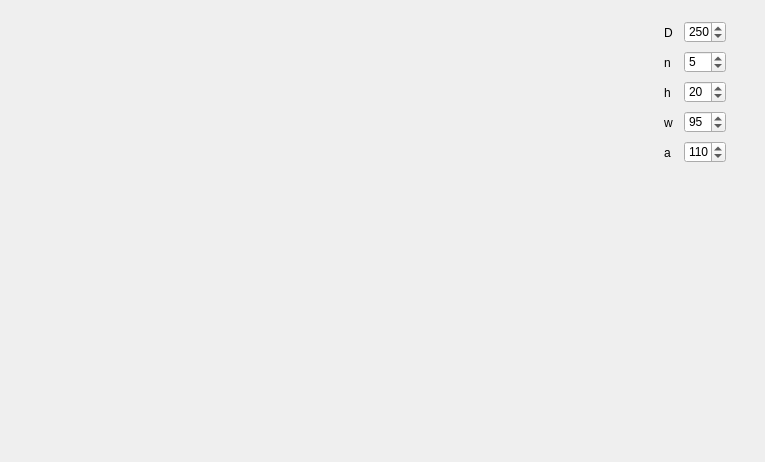
<?xml version="1.0" encoding="UTF-8"?>
<ui version="4.0">
 <class>MainWindow</class>
 <widget class="QMainWindow" name="MainWindow">
  <property name="geometry">
   <rect>
    <x>0</x>
    <y>0</y>
    <width>765</width>
    <height>462</height>
   </rect>
  </property>
  <property name="windowTitle">
   <string>MainWindow</string>
  </property>
  <widget class="QWidget" name="centralWidget">
   <layout class="QHBoxLayout" name="horizontalLayout">
    <item>
     <widget class="Canvas" name="canvas" native="true">
      <property name="palette">
       <palette>
        <active>
         <colorrole role="Button">
          <brush brushstyle="SolidPattern">
           <color alpha="255">
            <red>255</red>
            <green>255</green>
            <blue>255</blue>
           </color>
          </brush>
         </colorrole>
         <colorrole role="Midlight">
          <brush brushstyle="SolidPattern">
           <color alpha="255">
            <red>255</red>
            <green>255</green>
            <blue>255</blue>
           </color>
          </brush>
         </colorrole>
         <colorrole role="Base">
          <brush brushstyle="SolidPattern">
           <color alpha="255">
            <red>255</red>
            <green>255</green>
            <blue>255</blue>
           </color>
          </brush>
         </colorrole>
         <colorrole role="Window">
          <brush brushstyle="SolidPattern">
           <color alpha="255">
            <red>255</red>
            <green>255</green>
            <blue>255</blue>
           </color>
          </brush>
         </colorrole>
         <colorrole role="AlternateBase">
          <brush brushstyle="SolidPattern">
           <color alpha="255">
            <red>255</red>
            <green>255</green>
            <blue>255</blue>
           </color>
          </brush>
         </colorrole>
        </active>
        <inactive>
         <colorrole role="Button">
          <brush brushstyle="SolidPattern">
           <color alpha="255">
            <red>255</red>
            <green>255</green>
            <blue>255</blue>
           </color>
          </brush>
         </colorrole>
         <colorrole role="Midlight">
          <brush brushstyle="SolidPattern">
           <color alpha="255">
            <red>255</red>
            <green>255</green>
            <blue>255</blue>
           </color>
          </brush>
         </colorrole>
         <colorrole role="Base">
          <brush brushstyle="SolidPattern">
           <color alpha="255">
            <red>255</red>
            <green>255</green>
            <blue>255</blue>
           </color>
          </brush>
         </colorrole>
         <colorrole role="Window">
          <brush brushstyle="SolidPattern">
           <color alpha="255">
            <red>255</red>
            <green>255</green>
            <blue>255</blue>
           </color>
          </brush>
         </colorrole>
         <colorrole role="AlternateBase">
          <brush brushstyle="SolidPattern">
           <color alpha="255">
            <red>255</red>
            <green>255</green>
            <blue>255</blue>
           </color>
          </brush>
         </colorrole>
        </inactive>
        <disabled>
         <colorrole role="Button">
          <brush brushstyle="SolidPattern">
           <color alpha="255">
            <red>255</red>
            <green>255</green>
            <blue>255</blue>
           </color>
          </brush>
         </colorrole>
         <colorrole role="Midlight">
          <brush brushstyle="SolidPattern">
           <color alpha="255">
            <red>255</red>
            <green>255</green>
            <blue>255</blue>
           </color>
          </brush>
         </colorrole>
         <colorrole role="Base">
          <brush brushstyle="SolidPattern">
           <color alpha="255">
            <red>255</red>
            <green>255</green>
            <blue>255</blue>
           </color>
          </brush>
         </colorrole>
         <colorrole role="Window">
          <brush brushstyle="SolidPattern">
           <color alpha="255">
            <red>255</red>
            <green>255</green>
            <blue>255</blue>
           </color>
          </brush>
         </colorrole>
         <colorrole role="AlternateBase">
          <brush brushstyle="SolidPattern">
           <color alpha="255">
            <red>255</red>
            <green>255</green>
            <blue>255</blue>
           </color>
          </brush>
         </colorrole>
        </disabled>
       </palette>
      </property>
     </widget>
    </item>
    <item>
     <widget class="QWidget" name="widget_2" native="true">
      <property name="minimumSize">
       <size>
        <width>100</width>
        <height>0</height>
       </size>
      </property>
      <property name="maximumSize">
       <size>
        <width>100</width>
        <height>16777215</height>
       </size>
      </property>
      <widget class="QSpinBox" name="nBox">
       <property name="geometry">
        <rect>
         <x>30</x>
         <y>40</y>
         <width>42</width>
         <height>22</height>
        </rect>
       </property>
       <property name="minimum">
        <number>3</number>
       </property>
       <property name="maximum">
        <number>100</number>
       </property>
       <property name="value">
        <number>5</number>
       </property>
      </widget>
      <widget class="QSpinBox" name="aBox">
       <property name="geometry">
        <rect>
         <x>30</x>
         <y>130</y>
         <width>42</width>
         <height>22</height>
        </rect>
       </property>
       <property name="minimum">
        <number>10</number>
       </property>
       <property name="maximum">
        <number>170</number>
       </property>
       <property name="value">
        <number>110</number>
       </property>
      </widget>
      <widget class="QSpinBox" name="dBox">
       <property name="geometry">
        <rect>
         <x>30</x>
         <y>10</y>
         <width>42</width>
         <height>22</height>
        </rect>
       </property>
       <property name="maximum">
        <number>1000</number>
       </property>
       <property name="value">
        <number>250</number>
       </property>
      </widget>
      <widget class="QSpinBox" name="wBox">
       <property name="geometry">
        <rect>
         <x>30</x>
         <y>100</y>
         <width>42</width>
         <height>22</height>
        </rect>
       </property>
       <property name="maximum">
        <number>1000</number>
       </property>
       <property name="value">
        <number>95</number>
       </property>
      </widget>
      <widget class="QSpinBox" name="hBox">
       <property name="geometry">
        <rect>
         <x>30</x>
         <y>70</y>
         <width>42</width>
         <height>22</height>
        </rect>
       </property>
       <property name="maximum">
        <number>1000</number>
       </property>
       <property name="value">
        <number>20</number>
       </property>
      </widget>
      <widget class="QLabel" name="label_2">
       <property name="geometry">
        <rect>
         <x>10</x>
         <y>45</y>
         <width>10</width>
         <height>13</height>
        </rect>
       </property>
       <property name="minimumSize">
        <size>
         <width>10</width>
         <height>0</height>
        </size>
       </property>
       <property name="maximumSize">
        <size>
         <width>10</width>
         <height>16777215</height>
        </size>
       </property>
       <property name="text">
        <string>n</string>
       </property>
      </widget>
      <widget class="QLabel" name="label_5">
       <property name="geometry">
        <rect>
         <x>10</x>
         <y>135</y>
         <width>10</width>
         <height>13</height>
        </rect>
       </property>
       <property name="minimumSize">
        <size>
         <width>10</width>
         <height>0</height>
        </size>
       </property>
       <property name="maximumSize">
        <size>
         <width>10</width>
         <height>16777215</height>
        </size>
       </property>
       <property name="text">
        <string>a</string>
       </property>
      </widget>
      <widget class="QLabel" name="label_3">
       <property name="geometry">
        <rect>
         <x>10</x>
         <y>75</y>
         <width>10</width>
         <height>13</height>
        </rect>
       </property>
       <property name="minimumSize">
        <size>
         <width>10</width>
         <height>0</height>
        </size>
       </property>
       <property name="maximumSize">
        <size>
         <width>10</width>
         <height>16777215</height>
        </size>
       </property>
       <property name="text">
        <string>h</string>
       </property>
      </widget>
      <widget class="QLabel" name="label_4">
       <property name="geometry">
        <rect>
         <x>10</x>
         <y>105</y>
         <width>10</width>
         <height>13</height>
        </rect>
       </property>
       <property name="minimumSize">
        <size>
         <width>10</width>
         <height>0</height>
        </size>
       </property>
       <property name="maximumSize">
        <size>
         <width>10</width>
         <height>16777215</height>
        </size>
       </property>
       <property name="text">
        <string>w</string>
       </property>
      </widget>
      <widget class="QLabel" name="label">
       <property name="geometry">
        <rect>
         <x>10</x>
         <y>15</y>
         <width>10</width>
         <height>13</height>
        </rect>
       </property>
       <property name="minimumSize">
        <size>
         <width>10</width>
         <height>0</height>
        </size>
       </property>
       <property name="maximumSize">
        <size>
         <width>10</width>
         <height>16777215</height>
        </size>
       </property>
       <property name="text">
        <string>D</string>
       </property>
      </widget>
     </widget>
    </item>
   </layout>
  </widget>
 </widget>
 <layoutdefault spacing="6" margin="11"/>
 <customwidgets>
  <customwidget>
   <class>Canvas</class>
   <extends>QWidget</extends>
   <header>canvas.h</header>
   <container>1</container>
  </customwidget>
 </customwidgets>
 <resources/>
 <connections/>
</ui>
